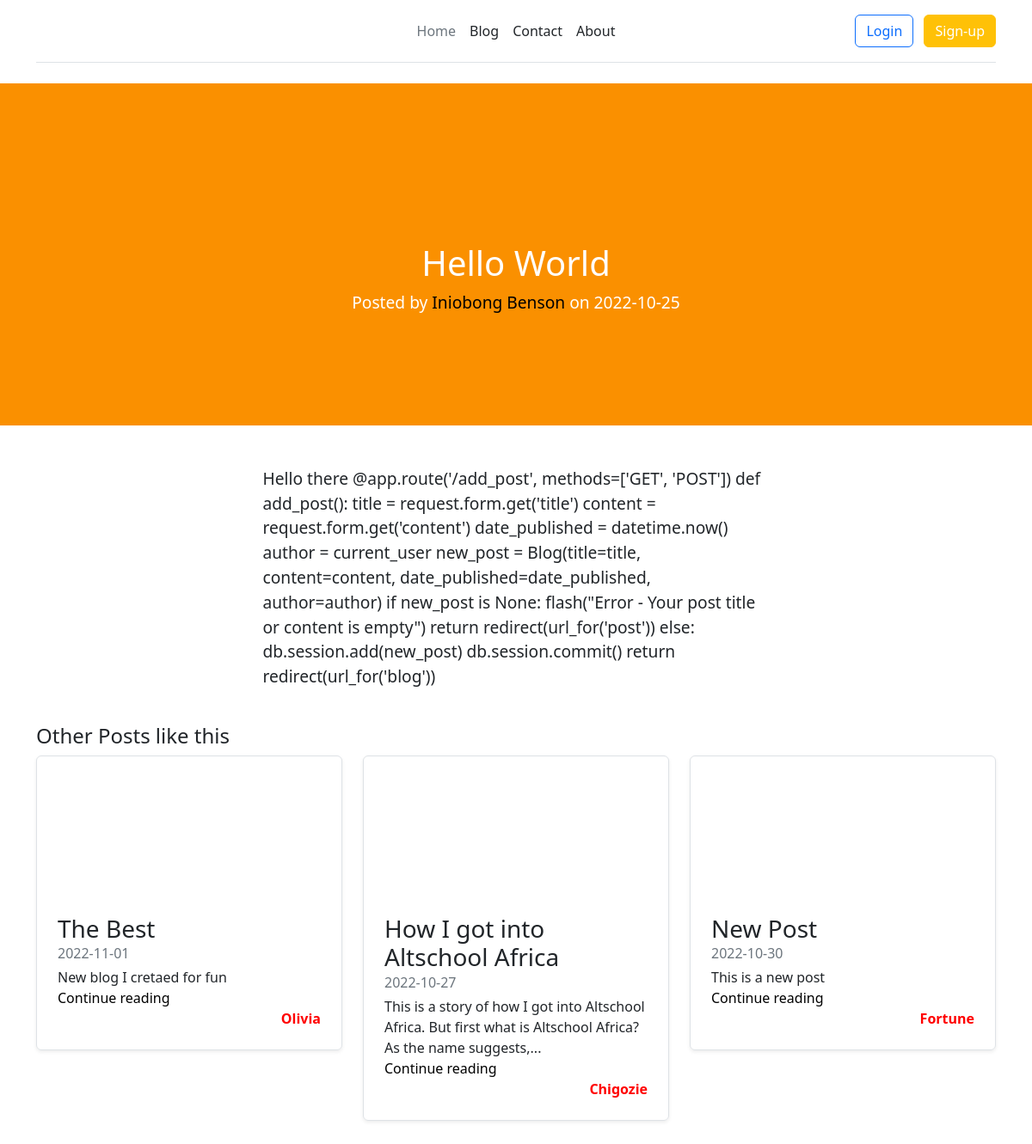
Screenshot of /post/3 with the database file from the repository.
### app.py (models this page shows, shortened)
class Blog(db.Model):
    __tablename__ = "Blog"
    id = db.Column(db.Integer, primary_key=True)
    title = db.Column(db.String, unique=True, nullable=False)
    content = db.Column(db.Text, nullable=False)
    date_published = db.Column(db.DateTime)
    author = db.Column(db.String, default="Iniobong Benson")

### app.py (the view)
@app.route('/post/<int:id>')
def get_post(id):
    post = Blog.query.filter_by(id=id).first()
    other_posts = random.sample(Blog.query.all(), 3)
    if post:
        return render_template('blog/post_detail.html', post=post, other_posts=other_posts)
    else:
        flash('That post no longer exists or was never created')
        return redirect(url_for('index'))

### templates/blog/post_detail.html (shortened to what this page needs)
{% extends 'base.html' %}
{% block content %}
<header class="blog-head center">
    <div class="container position-relative px-4 px-lg-5">
        <div class="row gx-4 gx-lg-5 justify-content-center">
            <div class="col-md-10 col-lg-8 col-xl-7">
                <div class="post-heading">
                    <h1>{{post.title}}</h1>
                    <span class="meta">
                        Posted by
                        <a href="">{{post.author}}</a> on
                        {{post.date_published.strftime('%Y-%m-%d')}}
                    </span>
                </div>
            </div>
        </div>
    </div>
</header>
<article class="mb-4">
    <div class="container px-4 px-lg-5">
        <div class="row gx-4 gx-lg-5 justify-content-center">
            <div class="col-md-10 col-lg-8 col-xl-7">
                <p class="post-details">{{post.content | safe}}</p>
            </div>
        </div>
    </div>
</article>
    <div class="container">
        <h4>Other Posts like this</h4>
    <div class="row mb-2">
        {% for post in other_posts %}
        <div class="col-md-4 post">
            <div class="row g-0 border rounded overflow-hidden flex-md-row mb-4 shadow-sm h-md-250 position-relative">
                <div class="picture"></div>
                <div class="col p-4 d-flex flex-column position-static">
                    <h3 class="mb-0">{{post.title}}</h3>
                    <div class="mb-1 text-muted">{{post.date_published.strftime('%Y-%m-%d')}}</div>
                    <p class="card-text mb-auto">{{post.content |truncate(120)}}</p>
                    <a href="/post/{{post.id}}" class="stretched-link">Continue reading</a>
                    <strong class="author">{{post.author}}</strong>
                </div>
            </div>
        </div>
        {% endfor %}
    </div>
</div>
{% endblock content %}

### static/styles/main.css (style rules this page uses)
html, body { box-sizing: border-box; }
a { text-decoration: none; color: black; }
.blog-head { position: relative; margin-bottom: 3rem; padding-top: calc(8rem + 57px); padding-bottom: 8rem; color: white; background-color: #FA9000; }
.post-details { font-size:1.2em }
.author { color: red; text-align: right; }
.center { text-align: center; }
.meta { font-size: 1.2em; padding: 12px; }
.picture { height: 160px; background-image: url("https://cdn.pixabay.com/photo/2016/03/23/20/18/post-it-1275586__340.jpg"); background-size: cover; }

### rows the page displays
Blog: title "Hello World", author "Iniobong Benson", date_published "2022-10-25", content "Hello there @app.route('/add_post', methods=['GET', 'POST']) def add_post(): title = request.form.get('title') content = request.form.get('content') date_published = datetime.now() author = current_user new_post = Blog(title=title, content=content, date_published=date_published, author=author) if new_post is None: flash(\"Error - Your post title or content is empty\") return redirect(url_for('post')) else: db.session.add(new_post) db.session.commit() return redirect(url_for('blog'))"
Blog: title "The Best", date_published "2022-11-01", content "New blog I cretaed for fun", author "Olivia"
Blog: title "How I got into Altschool Africa", date_published "2022-10-27", content "This is a story of how I got into Altschool Africa. But first what is Altschool Africa? As the name suggests,...", author "Chigozie"
Blog: title "New Post", date_published "2022-10-30", content "This is a new post", author "Fortune"
